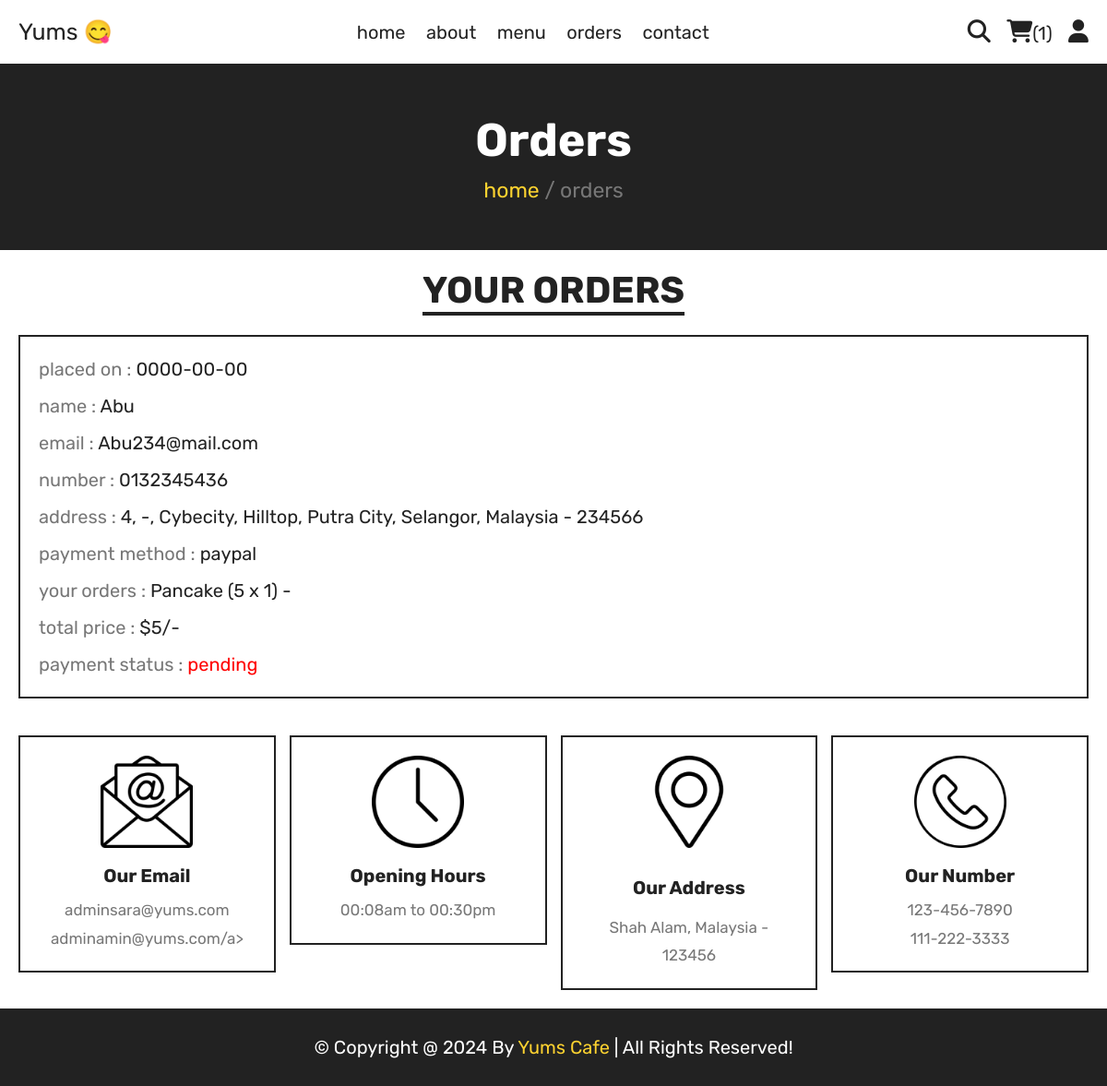
Page /orders.php (signed in) on the committed database.
### tables this page shows
CREATE TABLE `orders` (
  `id` int(100) NOT NULL,
  `user_id` int(100) NOT NULL,
  `name` varchar(20) NOT NULL,
  `number` varchar(10) NOT NULL,
  `email` varchar(50) NOT NULL,
  `method` varchar(50) NOT NULL,
  `address` varchar(500) NOT NULL,
  `total_products` varchar(1000) NOT NULL,
  `total_price` int(100) NOT NULL,
  `placed_on` date NOT NULL DEFAULT '0000-00-00',
  `payment_status` varchar(20) NOT NULL DEFAULT 'pending'
);

### orders.php (the view, shortened to what this page needs)
<?php
include 'components/connect.php';
if(isset($_SESSION['user_id'])){
   $user_id = $_SESSION['user_id'];
}else{
   $user_id = '';
   header('location:home.php');
};
?>
<!DOCTYPE html>
<html lang="en">
<head>
   <link rel="stylesheet" href="https://cdnjs.cloudflare.com/ajax/libs/font-awesome/6.1.1/css/all.min.css">
   <link rel="stylesheet" href="css/style.css">
</head>
<body>
<?php include 'components/user_header.php'; ?>
<div class="heading">
   <h3>orders</h3>
   <p><a href="html.php">home</a> <span> / orders</span></p>
</div>
<section class="orders">
   <h1 class="title">your orders</h1>
   <div class="box-container">
   <?php
      if($user_id == ''){
         echo '<p class="empty">please login to see your orders</p>';
      }else{
         $select_orders = $conn->prepare("SELECT * FROM `orders` WHERE user_id = ?");
         $select_orders->execute([$user_id]);
         if($select_orders->rowCount() > 0){
            while($fetch_orders = $select_orders->fetch(PDO::FETCH_ASSOC)){
   ?>
   <div class="box">
      <p>placed on : <span><?= $fetch_orders['placed_on']; ?></span></p>
      <p>name : <span><?= $fetch_orders['name']; ?></span></p>
      <p>email : <span><?= $fetch_orders['email']; ?></span></p>
      <p>number : <span><?= $fetch_orders['number']; ?></span></p>
      <p>address : <span><?= $fetch_orders['address']; ?></span></p>
      <p>payment method : <span><?= $fetch_orders['method']; ?></span></p>
      <p>your orders : <span><?= $fetch_orders['total_products']; ?></span></p>
      <p>total price : <span>$<?= $fetch_orders['total_price']; ?>/-</span></p>
      <p> payment status : <span style="color:<?php if($fetch_orders['payment_status'] == 'pending'){ echo 'red'; }else{ echo 'green'; }; ?>"><?= $fetch_orders['payment_status']; ?></span> </p>
   </div>
   <?php
      }
      }else{
         echo '<p class="empty">no orders placed yet!</p>';
      }
      }
   ?>
   </div>
</section>
<?php include 'components/footer.php'; ?>
</body>
</html>

### css/style.css (style rules this page uses)
:root { --yellow:#fed330; --red:#e74c3c; --white:#fff; --black:#222; --light-color:#777; --border:.2rem solid var(--black); }
* { font-family: 'Rubik', sans-serif; margin:0; padding:0; box-sizing: border-box; outline: none; border: none; text-decoration: none; }
html { font-size: 62.5%; overflow-x: hidden; scroll-behavior: smooth; stop-opacity: 7rem; }
section { margin:0 auto; max-width: 1200px; padding:2rem; }
.title { text-align: center; margin-bottom: 2.5rem; font-size: 4rem; color:var(--black); text-transform: uppercase; text-decoration: underline; text-underline-offset: 1rem; }
.heading { display: flex; align-items: center; justify-content: center; gap:1rem; flex-flow: column; background-color: var(--black); min-height: 20rem; }
.heading h3 { font-size: 5rem; color:var(--white); text-transform: capitalize; }
.heading p { font-size: 2.3rem; color:var(--light-color); }
.heading p a { color:var(--yellow); }
.orders .box-container { display: flex; flex-wrap: wrap; gap:1.5rem; align-items: flex-start; }
.orders .box-container .box { padding:1rem 2rem; border:var(--border); flex:1 1 40rem; }
.orders .box-container .box p { line-height: 1.5; margin:1rem 0; font-size: 2rem; color:var(--light-color); }
.orders .box-container .box p span { color:var(--black); }

### rows in the picture
orders: placed_on "0000-00-00", name "Abu", email "Abu234@mail.com", number "0132345436", address "4, -, Cybecity, Hilltop, Putra City, Selangor, Malaysia - 234566", method "paypal", total_products "Pancake (5 x 1) -", total_price "5", payment_status "pending"

### other values in the picture
$total_cart_items "1"
